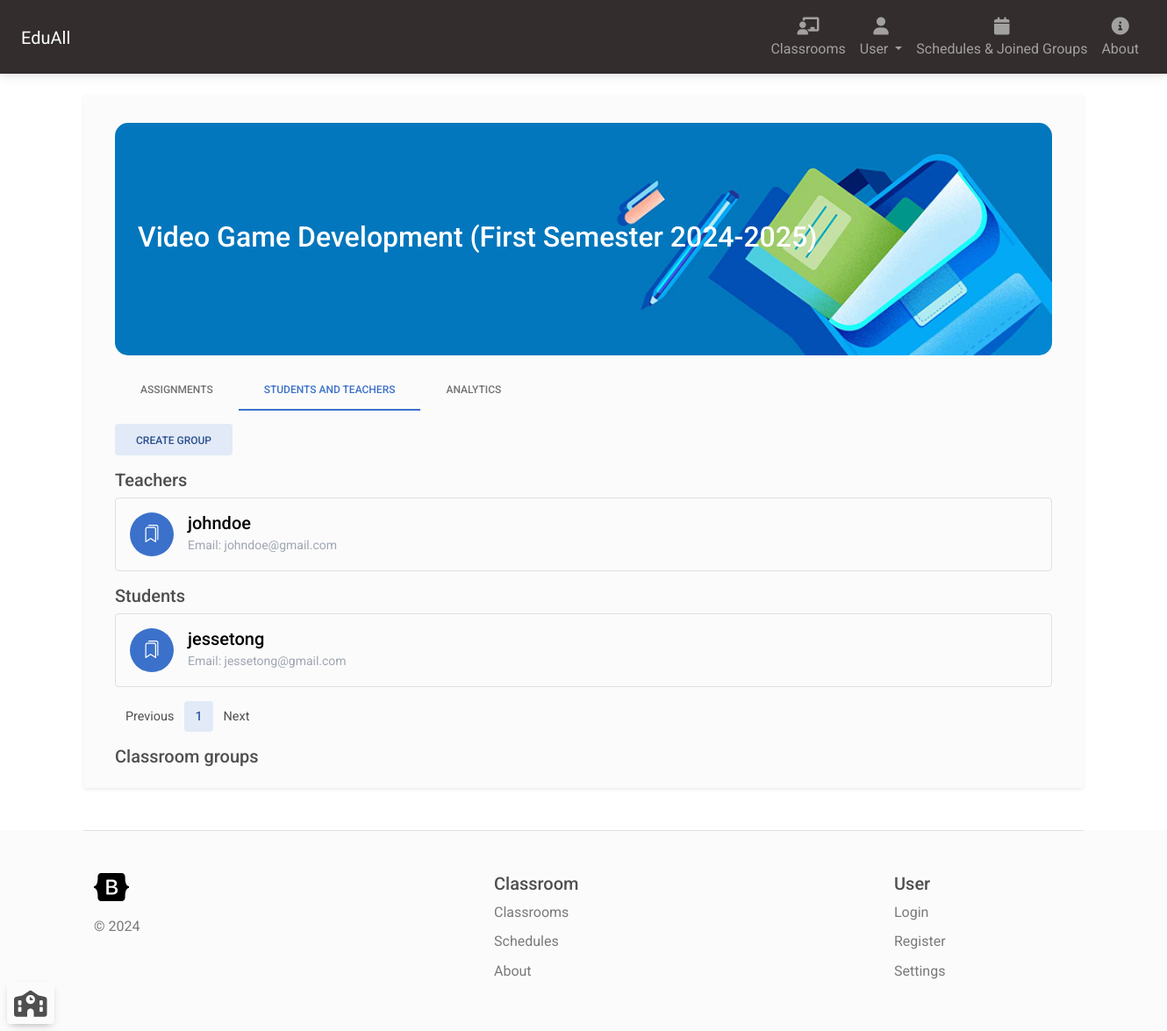
The app's page /classroom/2/users (signed in), older data.
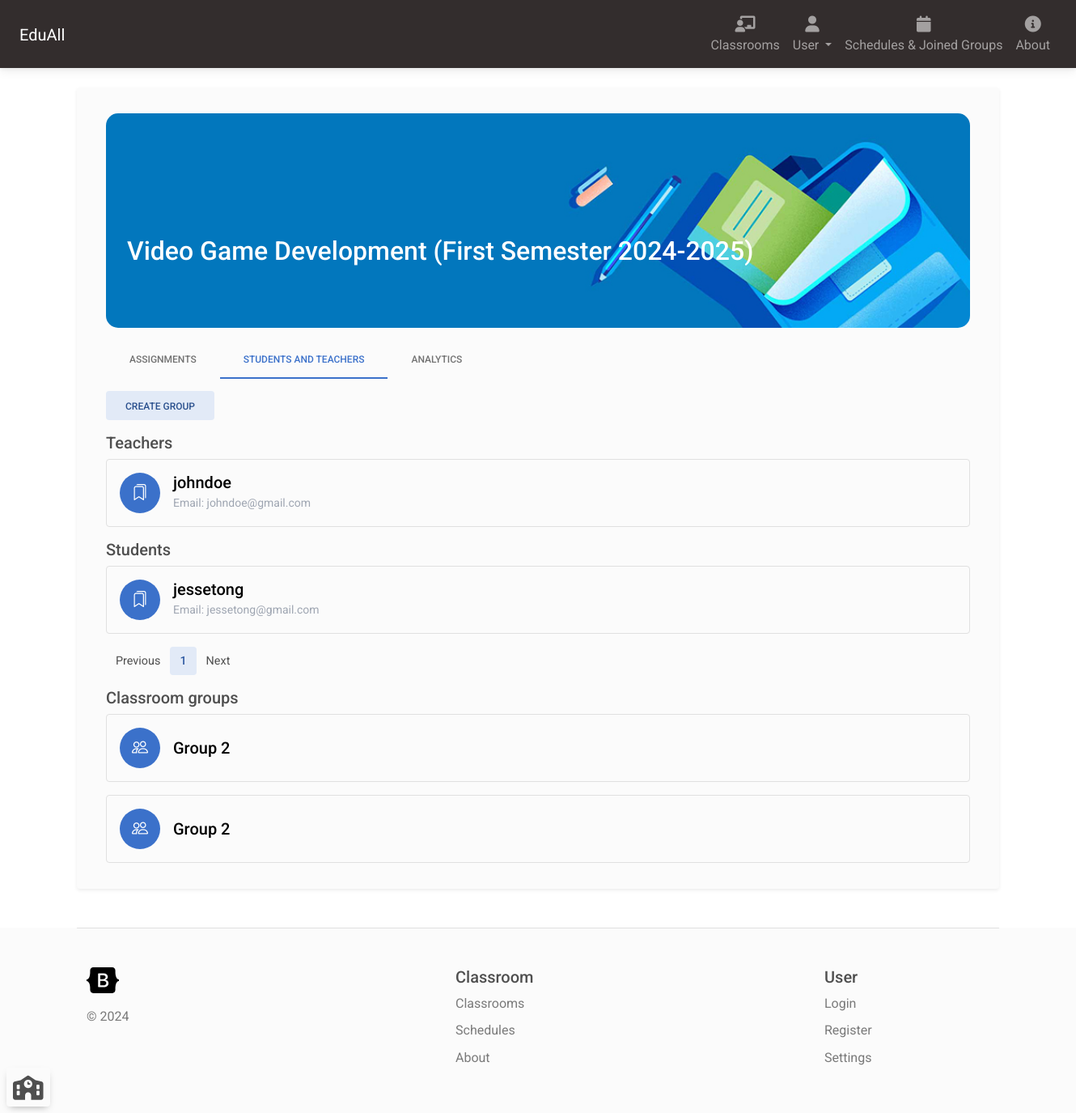
The same page, newer data.
### classroom_manager/models.py (models this page shows)
class LearnGroup(models.Model):
    students = models.ManyToManyField(User, related_name="learn_group_student")
    classroom = models.ForeignKey(Classroom, on_delete=models.CASCADE)
    name = models.CharField(max_length=200)

### classroom_manager/views.py (the view)
# urls.py: path('classroom/<int:classroomId>/users', views.classroomUsers, name="classroom_details_users"),
@login_required(login_url='login')
def classroomUsers(request: HttpRequest, classroomId):
    if request.method == 'GET':
        classroom = Classroom.objects.filter(id=classroomId).first()
    if classroom != None:
        groups = LearnGroup.objects.filter(classroom=classroom).all()
        groupsJoined = LearnGroup.objects.filter(students__id__contains=request.user.id).all()
        try:
            page = int(request.GET.get('page', 1))
        except:
            page = 1
        if page <= 0:
            page = 1
        limit = 10
        studentCount = classroom.students.count()
        pageLimit = ceil(studentCount / limit)
        if page > pageLimit:
            page = pageLimit
        startPagination = max(1, page - 2)
        endPagination = min(pageLimit, page + 2)
        pageRange = list(range(startPagination, endPagination + 1))
        students = classroom.students.order_by("id").all()[(page - 1)*limit : page*limit]
        teachers = classroom.teachers.order_by("id").all()
        isCurrentUserTeacher = isTeacher(request.user.id, classroom.id)
        context = {'classroom': classroom, 'students': students, 'teachers': teachers, 'classroomId': id,
                     'isTeacher': isCurrentUserTeacher, 'joinPath': request.get_host() + reverse('join_classroom_by_id', args=[classroomId]),
                      'pageRange': pageRange, 'currentPage': page, 'groups': groups, 'groupsJoined': groupsJoined, 'currentClassroom': classroom }
        return render(request, 'classroom_details_users.html', context)
    else:
        return render(request, '404page.html')

### classroom_manager/context_processor.py (called while the page is built)
def classroom_processor(request):
    if request.user.is_authenticated:
        classroomsAsTeacher = Classroom.objects.filter(teachers__id__contains=request.user.id).all()
        classroomAsStudent = Classroom.objects.filter(students__id__contains=request.user.id).all()
        return {'classroomsAsTeacher': classroomsAsTeacher, 'classroomsAsStudent': classroomAsStudent}
    return {'classroomsAsTeacher': [], 'classroomsAsStudent': []}

### classroom_manager/views.py (called while the page is built)
def isTeacher(userId, classroomId):
    user = User.objects.filter(id=userId).first()
    classroom = Classroom.objects.filter(id=classroomId, teachers__id__contains=userId).first()
    if user == None or classroom == None:
        return False
    return True

### classroom_manager/templates/classroom_details_users.html (shortened to what the changed rows need)
{% extends 'navbar.html' %}
{% block content %}
{% load static %}
    <div class="container">
        <div style="width: 100%;" class="mt-3">
            <div style="padding: 1rem 1.5rem; position: absolute; top: 20%; left: 10%; width: 100%; color: white;">
                <h2 style="text-overflow: ellipsis; overflow: hidden; display: block; whitespace: no-wrap;">{{ classroom.name }}</h2>
            </div>
        </div>
        <div>
            {% for teacher in teachers %}
            <div class="border rounded p-3 mb-3">
                <div class="d-flex align-items-center">
                    <div class="bg-primary rounded-circle me-2" style="width: 50px; height: 50px; position: relative;">
                        <i class="bi bi-bookmarks text-white" style="font-size: 20px; position: absolute; top: 50%; left: 50%; transform: translate(-50%, -50%);"></i>
                    </div>
                    <div class="ms-2">
                        <h5 class="text-black m-auto">{{ teacher.username }}</h5>
                        <p class="text-secondary m-auto"><small>Email: {{ teacher.email }}</small></p>
                    </div>
                </div>
            </div>
            {% endfor %}
            {% for student in students %}
                <div class="border rounded p-3 mb-3">
                    <div class="d-flex align-items-center">
                        <div class="bg-primary rounded-circle me-2" style="width: 50px; height: 50px; position: relative;">
                            <i class="bi bi-bookmarks text-white" style="font-size: 20px; position: absolute; top: 50%; left: 50%; transform: translate(-50%, -50%);"></i>
                        </div>
                        <div class="ms-2">
                            <h5 class="text-black m-auto">{{ student.username }}</h5>
                            <p class="text-secondary m-auto"><small>Email: {{ student.email }}</small></p>
                        </div>
                    </div>
                </div>
            {% endfor %}
            <ul class="pagination mt-2">
                {% for page in pageRange %}
                    {% if page == currentPage%}
                    <li class="page-item active"><a class="page-link" href="{% url 'classroom_details_users' classroom.id %}?page={{ page }}">{{ page }}</a></li>
                    {% else %}
                    <li class="page-item"><a class="page-link" href="{% url 'classroom_details_users' classroom.id %}?page={{ page }}">{{ page }}</a></li>
                    {% endif %}
                {% endfor %}
            </ul>
            {% if isTeacher %}
            {% for group in groups %}
            <div class="border rounded p-3 mb-3">
                <div class="d-flex align-items-center">
                    <div class="bg-primary rounded-circle me-2" style="width: 50px; height: 50px; position: relative;">
                        <i class="bi bi-people text-white" style="font-size: 20px; position: absolute; top: 50%; left: 50%; transform: translate(-50%, -50%);"></i>
                    </div>
                    <div class="ms-2">
                        <a href="{% url 'learn_group_details' group.id %}" class="text-black text-decoration-none"><h5 class="text-black m-auto">{{ group.name }}</h5></a>
                    </div>
                </div>
            </div>
            {% endfor %}
            {% endif %}
            {% for group in groupsJoined %}
            <div class="border rounded p-3 mb-3">
                <div class="d-flex align-items-center">
                    <div class="bg-primary rounded-circle me-2" style="width: 50px; height: 50px; position: relative;">
                        <i class="bi bi-people text-white" style="font-size: 20px; position: absolute; top: 50%; left: 50%; transform: translate(-50%, -50%);"></i>
                    </div>
                    <div class="ms-2">
                        <a href="{% url 'learn_group_details' group.id %}" class="text-black text-decoration-none"><h5 class="text-black m-auto">{{ group.name }}</h5></a>
                    </div>
                </div>
            </div>
            {% endfor %}
        </div>
    </div>
{% endblock %}

Row changes from the older to the newer data that the page shows:
added LearnGroup: name "Group 2", shown under "Classroom groups"
added LearnGroup: name "Group 2"
